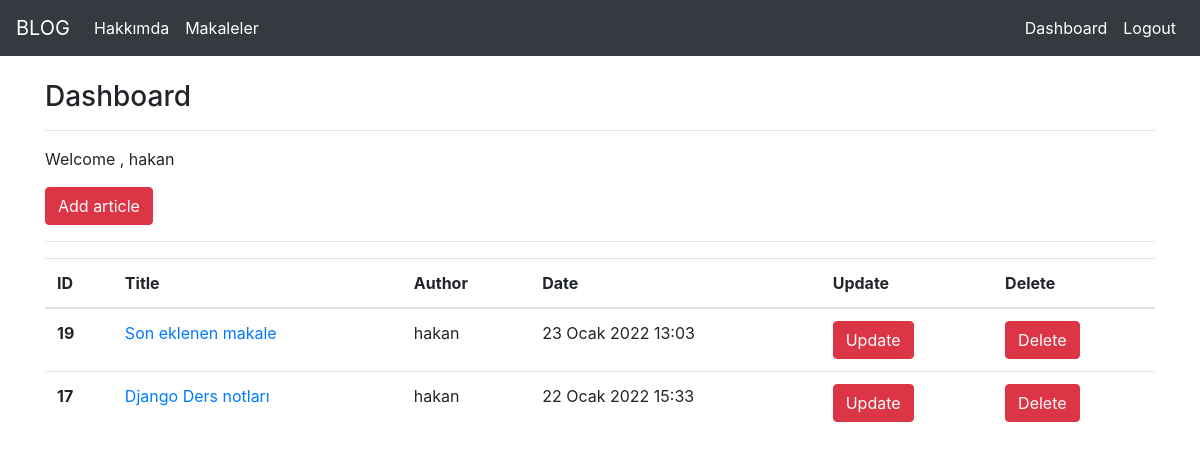
Screenshot of /articles/dashboard/ (signed in) with the database file from the repository.
### article/models.py (models this page shows, shortened)
class Article(models.Model):
    author = models.ForeignKey("auth.user",on_delete=models.CASCADE)
    title = models.CharField(max_length=50)
    content = RichTextField()
    created_date = models.DateTimeField(auto_now_add=True)
    article_image=models.FileField(blank = True,null = True,verbose_name="Upload a photo")
    class Meta:
        ordering = ['-created_date']

### article/views.py (the view)
# urls.py: path('dashboard/', views.dashboard,name="dashboard"),
@login_required(login_url="user:login")
def dashboard(request):
    articles = Article.objects.filter(author=request.user)
    context={
        "articles":articles
        }
    return render(request,"dashboard.html",context)

### templates/dashboard.html
{% extends "layout.html" %}
{% block body %}
<h3>Dashboard</h3>
<hr>
<p>Welcome , {{request.user.username}} </p>
<a class="btn btn-danger" type="submit" href="/articles/addarticle">Add article</a>
<hr>
{% if articles %}
<table class="table">
    <thead>
      <tr>
        <th scope="col">ID</th>
        <th scope="col">Title</th>
        <th scope="col">Author</th>
        <th scope="col">Date</th>
        <th scope="col">Update</th>
        <th scope="col">Delete</th>
      </tr>
    </thead>
    <tbody>
        {% for i in articles %}
        <tr>
            <th scope="row">{{i.id}}</th>
            <td><a href="/articles/article/{{i.id}}">{{i.title}}</a></td>
            <td>{{i.author.username}}</td>
            <td>{{i.created_date}}</td>
            <td><a href="/articles/update/{{i.id}}" class="btn btn-danger">Update</a></td>
            <td><a href="/articles/delete/{{i.id}}" class="btn btn-danger">Delete</a></td>
        </tr>
        {% endfor %}
    </tbody>
  </table>
{% else %}
<div class="alert alert-danger">No article found.</div>
{% endif %}
{% endblock body %}

### rows the page displays
Article: id "19", title "Son eklenen makale", author.username "hakan", created_date "23 Ocak 2022 13:03"
Article: id "17", title "Django Ders notları", author.username "hakan", created_date "22 Ocak 2022 15:33"

### other values shown
{{ request.user.username }} "hakan"
